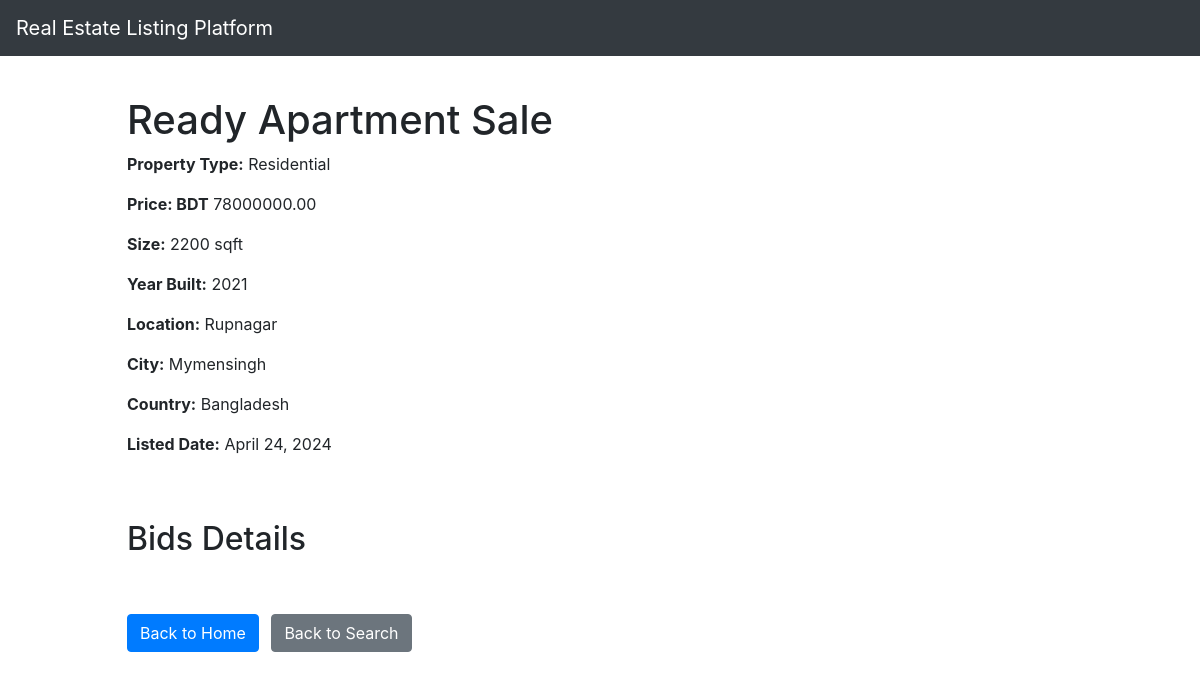
Screenshot of /details/18 with the database file from the repository.
### platforms/models.py (models this page shows, shortened)
class Platform(models.Model):
    property_type_choices = [
        ('Residential', 'Residential'),
        ('Commercial', 'Commercial'),
        ('Land', 'Land'),
        ('Industrial', 'Industrial'),
        ('Special Purpose', 'Special Purpose')
    ]
    owner = models.ForeignKey(User, on_delete=models.CASCADE, default=1)
    title = models.CharField(max_length=100)
    description = models.TextField(default="This Property is mindblowing!")
    property_type = models.CharField(max_length=20, choices=property_type_choices)
    price = models.DecimalField(max_digits=10, decimal_places=2)
    size_sqft = models.PositiveIntegerField()
    year_built = models.PositiveIntegerField()
    location = models.CharField(max_length=100)
    city = models.CharField(max_length=50)
    country = models.CharField(max_length=50)
    listed_date = models.DateField(auto_now_add=True)
    image = models.ImageField(default='houses.png', blank=True)

### mysite/views.py (the view)
# urls.py: path('details/<int:property_id>', views.details, name='details'),
def details(request, property_id):
    platform = get_object_or_404(Platform, pk=property_id)
    bids = platform.bids.all().select_related('user')
    return render(request, 'details.html', {
    "platform": platform,  'bids': bids,
  })

### templates/details.html (shortened to what this page needs)
<!DOCTYPE html>
<html lang="en">
{% extends "home.html" %}
{% block content %}
<head>
    <link rel="stylesheet" href="https://cdn.jsdelivr.net/npm/bootstrap@4.3.1/dist/css/bootstrap.min.css">
</head>
<body>
    <div class="container mt-4">
        <h1>{{ platform.title }}</h1>
        <p><strong>Property Type:</strong> {{ platform.property_type }}</p>
        <p><strong>Price: BDT</strong> {{ platform.price }}</p>
        <p><strong>Size:</strong> {{ platform.size_sqft }} sqft</p>
        <p><strong>Year Built:</strong> {{ platform.year_built }}</p>
        <p><strong>Location:</strong> {{ platform.location }}</p>
        <p><strong>City:</strong> {{ platform.city }}</p>
        <p><strong>Country:</strong> {{ platform.country }}</p>
        <p><strong>Listed Date:</strong> {{ platform.listed_date }}</p>
        <br> <br>
        <h2>Bids Details</h2>
        <br> <br>
            <a href="{% url 'home' %}" class="btn btn-primary">Back to Home</a>
            <a href="{% url 'search' %}" class="btn btn-secondary ml-2">Back to Search</a>
    </div>
{% endblock %}

### rows the page displays
Platform: title "Ready Apartment Sale", property_type "Residential", price "78000000.00", size_sqft "2200", year_built "2021", location "Rupnagar", city "Mymensingh", country "Bangladesh", listed_date "April 24, 2024"
